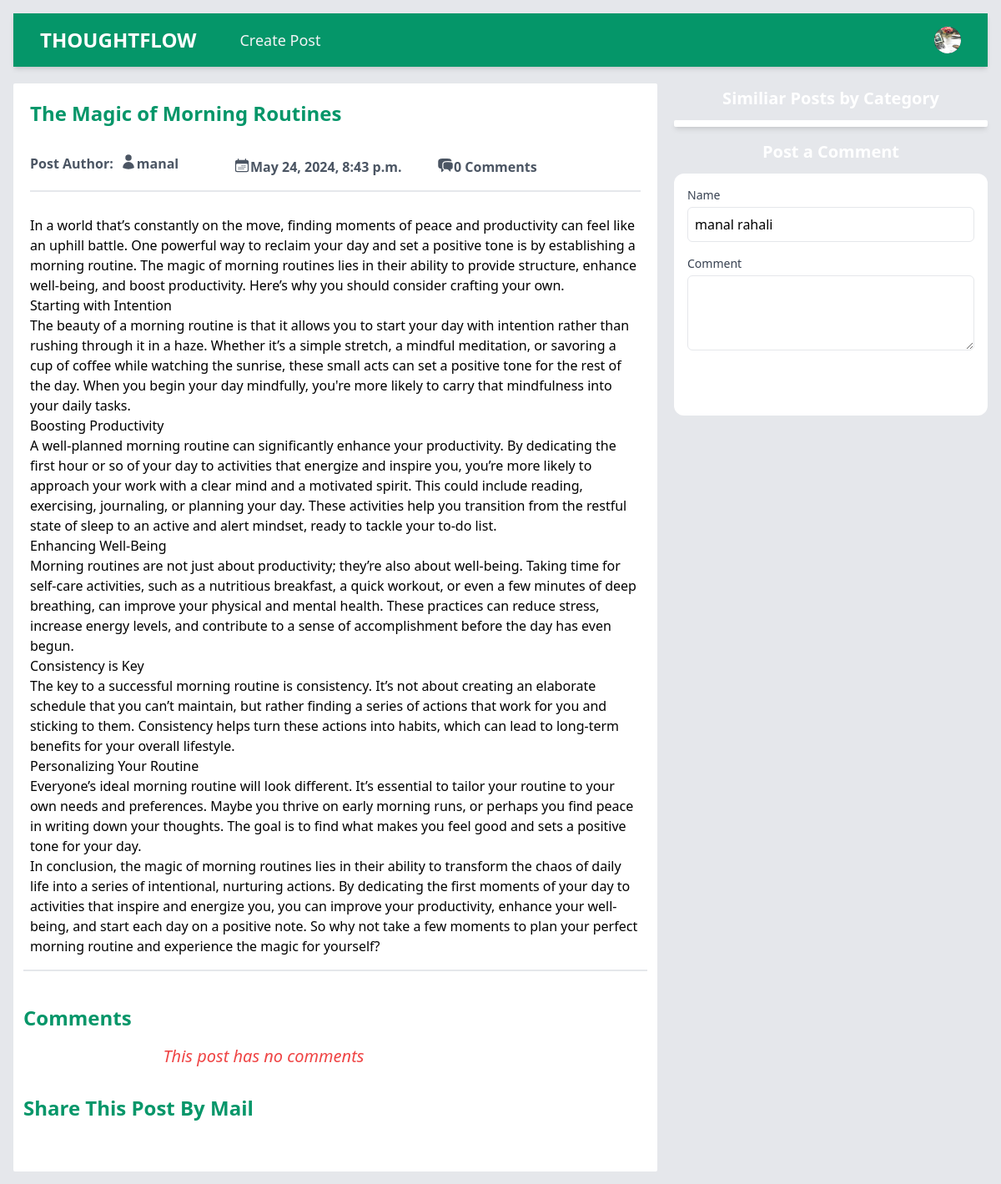
The app's page /read_post/afae8cef-9875-4fed-ac81-d7c98cc291bc/the-magic-of-morning-routines/ (signed in) with its own data.
### base/models.py (models this page shows, shortened)
class Post(models.Model):
    id = models.UUIDField(primary_key=True, max_length=15, editable=False, default=uuid.uuid4)
    title = models.CharField(max_length=250)
    slug = models.SlugField(max_length=300, unique_for_date='created',
    null = True, blank=True)
    author = models.ForeignKey(User, on_delete=models.CASCADE)
    body = models.TextField()
    image = models.ImageField(upload_to='bg_img/', default='default_bg_img.jpg')
    category = models.CharField(max_length=100)
    created = models.DateTimeField(auto_now_add=True)
    updated = models.DateTimeField(auto_now=True)
    class Meta:
        ordering = ['-created']
        indexes = [models.Index(fields=['created'])]

### base/views.py (the view)
# urls.py: path('read_post/<str:id>/<str:slug>/', views.read_post, name='read_post'),
def read_post(request, id, slug):
    try:
        post = Post.objects.get(id=id, slug=slug)
    except Post.DoesNotExist:
        raise Http404("Post does not exist")
    return render(request, 'post.html', {
              'post': post,
    })

### base/templates/post.html (shortened to what this page needs)
{% load static %}
<!DOCTYPE html>
<html lang="en">
  <head>
    <link rel="stylesheet" href="{% static 'style.css' %}" />
  </head>
  <body class="p-4 bg-gray-200">
    <nav class="bg-emerald-600 shadow-md">
      <div class="mx-auto max-w-7xl px-4 sm:px-6 lg:px-8">
        <div class="flex h-16 items-center justify-between">
          <div class="flex items-center">
            <div class="flex-shrink-0">
              <a class="text-2xl font-bold text-white" href="{% url 'home' %}"
                >THOUGHTFLOW</a
              >
            </div>
            <div class="hidden md:block">
              <div class="ml-10 flex items-baseline space-x-4">
                {% if user.is_authenticated %}
                <a
                  href="create_post"
                  class="text-gray-100 hover:bg-gray-700 hover:text-white rounded-md px-3 py-2 text-lg font-medium"
                  aria-current="page"
                  >Create Post</a
                >
                {% endif %}
              </div>
            </div>
          </div>
          <div class="hidden md:block">
            <div class="ml-4 flex items-center md:ml-6">
              {% if user.is_authenticated %}
              <div class="relative ml-3">
                <div>
                  <button
                    type="button"
                    class="relative flex max-w-xs items-center rounded-full bg-gray-800 text-sm focus:outline-none focus:ring-2 focus:ring-white focus:ring-offset-2 focus:ring-offset-gray-800"
                    id="user-menu-button"
                    aria-expanded="false"
                    aria-haspopup="true"
                  >
                    <span class="absolute -inset-1.5"></span>
                    {% if profile.avatar %}
                    <img
                      class="h-8 w-8 rounded-full"
                      src="{{ profile.avatar.url }}"
                      alt="User Profile Picture"
                    />
                    {% else %}
                    <img
                      class="h-8 w-8 rounded-full"
                      src="{% static 'user.jpg' %}"
                      alt="User Profile Picture"
                    />
                    {% endif %}
                  </button>
                </div>
              </div>
              {% endif %}
            </div>
          </div>
        </div>
      </div>
    </nav>
    <main class="mt-5 grid grid-cols-1 md:grid-cols-2 lg:grid-cols-3 gap-5">
      <section
        class="bg-white p-3 rounded-sm col-span-1 md:col-span-2 md:h-[80vh] overflow-y-scroll scrollbar-hide"
      >
        <div class="w-full flex flex-col p-2">
          <h2 class="text-2xl font-bold pb-6 text-emerald-600">
            {{ post.title }}
          </h2>
          <div
            class="w-full py-2 space-y-1 text-md font-semibold text-gray-600 grid grid-cols-13 md:grid-cols-3"
          >
            <div class="flex">
              <p class="mr-2">Post Author:</p>
              <a href="{% url 'profile' post.author.username post.author.id %}"
                >{{ post.author }}</a
              >
            </div>
            <div class="flex">
              <p>{{ post.created }}</p>
            </div>
            <div class="flex">
              <p>{{ post.comments.count }} Comments</p>
            </div>
          </div>
          <hr class="border w-full my-2 border-gray-200" />
          <div class="w-full">
            <p class="text-left mt-5 text-gray-700">
              {{ post.body|linebreaks }}
            </p>
          </div>
        </div>
        <hr class="border w-full my-2 border-gray-200" />
        <div class="max-w-xl py-8">
          <h2 class="text-2xl text-emerald-600 font-bold mb-4">Comments</h2>
          {% for comment in post_comments %}
          <div class="bg-white shadow-md rounded p-4 mb-4">
            <div class="flex justify-between mb-2">
              <div class="text-gray-600">{{ comment.author }}</div>
              <div class="text-gray-400 flex gap-2">
                {% if user == comment.registered_user %}
                <a
                  href="{% url 'update_comment' comment.id %}"
                  class="text-emerald-600 rounded-xl hover:bg-emerald-100 p-2"
                  ><svg
                    xmlns="http://www.w3.org/2000/svg"
                    fill="none"
                    viewBox="0 0 24 24"
                    stroke-width="1.5"
                    stroke="currentColor"
                    class="w-6 h-6"
                  >
                    <path
                      stroke-linecap="round"
                      stroke-linejoin="round"
                      d="M16.862 4.487l1.687-1.688a1.875 1.875 0 112.652 2.652L10.582 16.07a4.5 4.5 0 01-1.897 1.13L6 18l.8-2.685a4.5 4.5 0 011.13-1.897l8.932-8.931zm0 0L19.5 7.125M18 14v4.75A2.25 2.25 0 0115.75 21H5.25A2.25 2.25 0 013 18.75V8.25A2.25 2.25 0 015.25 6H10"
                    />
                  </svg>
                </a>
                <a
                  href="{% url 'delete_comment' comment.id %}"
                  class="text-red-600 p-2 rounded-xl hover:bg-red-100"
                >
                  <svg
                    xmlns="http://www.w3.org/2000/svg"
                    fill="none"
                    viewBox="0 0 24 24"
                    stroke-width="1.5"
                    stroke="currentColor"
                    class="w-6 h-6"
                  >
                    <path
                      stroke-linecap="round"
                      stroke-linejoin="round"
                      d="M14.74 9l-.346 9m-4.788 0L9.26 9m9.968-3.21c.342.052.682.107 1.022.166m-1.022-.165L18.16 19.673a2.25 2.25 0 01-2.244 2.077H8.084a2.25 2.25 0 01-2.244-2.077L4.772 5.79m14.456 0a48.108 48.108 0 00-3.478-.397m-12 .562c.34-.059.68-.114 1.022-.165m0 0a48.11 48.11 0 013.478-.397m7.5 0v-.916c0-1.18-.91-2.164-2.09-2.201a51.964 51.964 0 00-3.32 0c-1.18.037-2.09 1.022-2.09 2.201v.916m7.5 0a48.667 48.667 0 00-7.5 0"
                    />
                  </svg>
                </a>
                {% endif %}
              </div>
            </div>
            <div class="text-gray-500 text-sm mb-2">
              Posted on {{ comment.created }} ({{ comment.created|timesince }}
              ago)
            </div>
            <p class="text-gray-800">{{ comment.body }}</p>
          </div>
          {% empty %}
          <h1 class="text-red-500 text-center font-medium text-xl italic">
            This post has no comments
          </h1>
          {% endfor %}
        </div>
        <h2 class="text-2xl capitalize font-bold pb-6 text-emerald-600">
          Share this post by mail
        </h2>
        <a
          href="share_post"
          class="bg-emerald-500 text-white px-4 py-2 rounded-md hover:bg-emerald-600 focus:outline-none focus:ring focus:border-emerald-300"
        >
        </a>
      </section>
      <section class="flex flex-col gap-2 md:h-[80vh]">
        <h1
          class="bg-emerald-500 w-full font-semibold text-xl text-center py-1 rounded-sm text-white"
        >
          Similiar Posts by Category
        </h1>
        <div
          class="w-full h-[25vh] overflow-y-scroll scrollbar-hide rounded-sm shadow-md bg-white flex flex-col p-1"
        >
        </div>
        <div class="flex flex-col mt-1 order-first lg:order-last">
          <h1
            class="bg-emerald-500 w-full font-semibold text-xl text-center py-1 mb-2 rounded-sm text-white"
          >
            Post a Comment
          </h1>
          <form method="post" class="space-y-4 bg-white p-4 rounded-xl">
            <div>
              <label for="name" class="block text-sm font-medium text-gray-700"
                >Name</label
              >
              {% if user.is_authenticated %}
              <input
                type="text"
                id="name"
                name="name"
                value="{{ user.first_name }} {{ user.last_name }}"
                required
                readonly
                class="mt-1 p-2 border w-full rounded-md focus:outline-none focus:ring-emerald-400 focus:border-emerald-300"
              />
              {% endif %}
            </div>
            <div>
              <label
                for="comment"
                class="block text-sm font-medium text-gray-700"
                >Comment</label
              >
              <textarea
                id="comment"
                name="comment"
                rows="3"
                required
                class="mt-1 p-2 border w-full rounded-md focus:outline-none focus:ring-emerald-400 focus:border-emerald-300"
              ></textarea>
            </div>
            <div>
              <button
                type="submit"
                class="px-4 py-2 bg-emerald-500 text-white rounded-md hover:bg-emerald-600 focus:outline-none focus:ring-emerald-200"
              >
              </button>
            </div>
          </form>
        </div>
      </section>
    </main>
  </body>
</html>

### records on screen
Post: title "The Magic of Morning Routines", author "manal", created "May 24, 2024, 8:43 p.m.", comments.count "0", body "In a world that’s constantly on the move, finding moments of peace and productivity can feel like an uphill battle. One powerful way to reclaim your day and set a positive tone is by establishing a morning routine. The magic of morning routines lies in their ability to provide structure, enhance well-being, and boost productivity. Here’s why you should consider crafting your own. Starting with Intention The beauty of a morning routine is that it allows you to start your day with intention rather than rushing through it in a haze. Whether it’s a simple stretch, a mindful meditation, or savoring a cup of coffee while watching the sunrise, these small acts can set a positive tone for the rest…"
